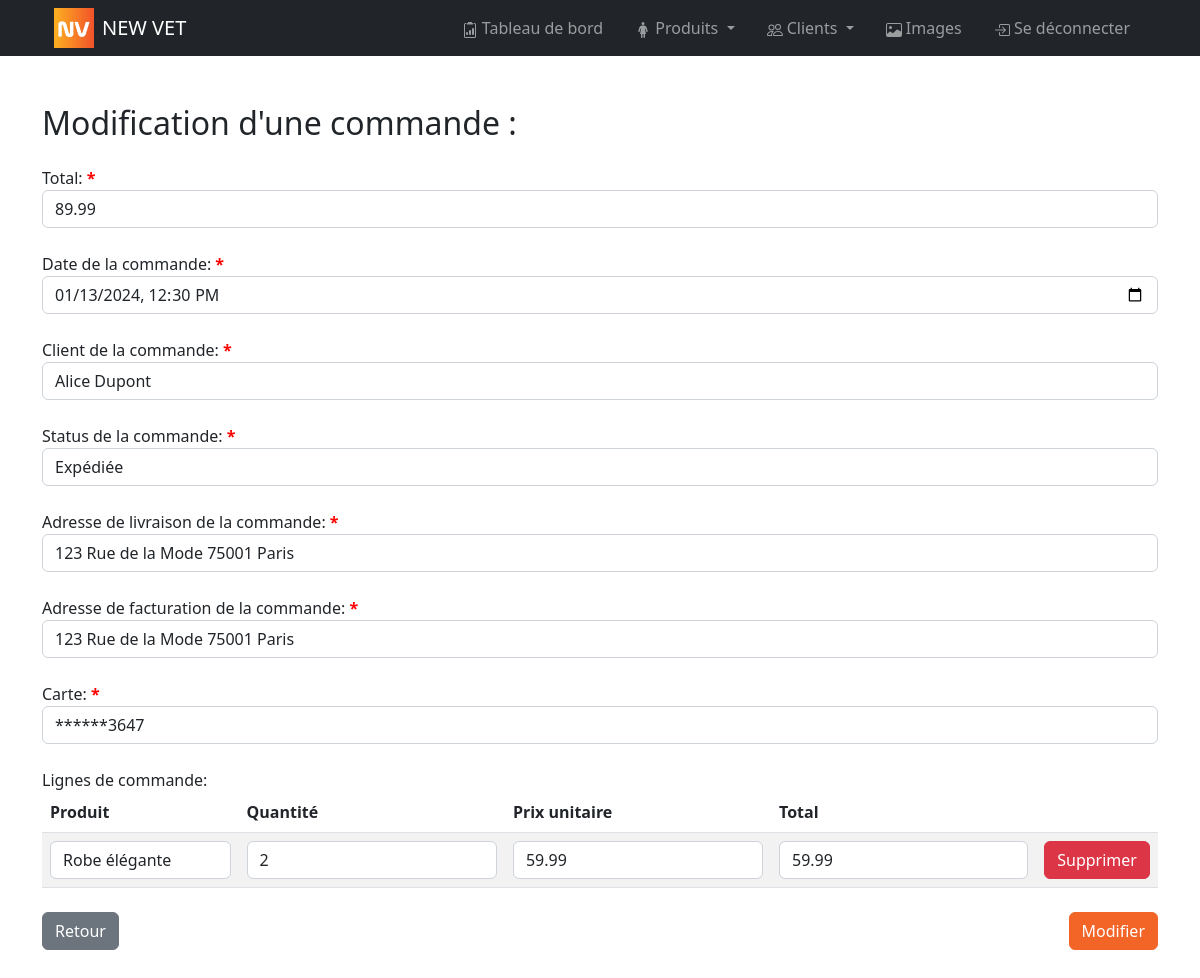
/bo/pages/orders/modify_order.php?id=1 (signed in), run on the app's committed database.
### tables this page shows
CREATE TABLE `order`(
        order_id INT AUTO_INCREMENT NOT NULL UNIQUE,
        customer_id INT NOT NULL,
        shipping_address_id INT NOT NULL,
        billing_address_id INT NOT NULL,
        card_id INT NOT NULL,
        status_id INT NOT NULL,
        order_date DATETIME NOT NULL,
        total_amount FLOAT NOT NULL DEFAULT 0,
        is_deleted BOOLEAN NOT NULL DEFAULT 0,
        created_at DATETIME NOT NULL DEFAULT NOW(),
        CONSTRAINT order_PK PRIMARY KEY (order_id),
        CONSTRAINT order_customer_FK FOREIGN KEY (customer_id) REFERENCES customer(customer_id) ON DELETE CASCADE,
        CONSTRAINT order_shipping_address_FK FOREIGN KEY (shipping_address_id) REFERENCES address(address_id),
        CONSTRAINT order_billing_address_FK FOREIGN KEY (billing_address_id) REFERENCES address(address_id),
        CONSTRAINT order_card_FK FOREIGN KEY (card_id) REFERENCES card(card_id),
        CONSTRAINT order_status_FK FOREIGN KEY (status_id) REFERENCES status(status_id)
);

CREATE TABLE customer(
        customer_id INT AUTO_INCREMENT NOT NULL UNIQUE,
        first_name VARCHAR (50) NOT NULL,
        last_name VARCHAR (50) NOT NULL,
        email VARCHAR (50) NOT NULL UNIQUE,
        connection_token VARCHAR (500),
        validate_email_token VARCHAR (500),
        reset_password_code INT (6),
        has_validated_email BOOLEAN NOT NULL DEFAULT 0,
        password VARCHAR (150) NOT NULL,
        last_login DATETIME,
        is_deleted BOOLEAN NOT NULL DEFAULT 0,
        created_at DATETIME NOT NULL DEFAULT NOW(),
        CONSTRAINT customer_PK PRIMARY KEY (customer_id)
);

CREATE TABLE status(
        status_id INT AUTO_INCREMENT NOT NULL UNIQUE,
        libelle VARCHAR (50) NOT NULL,
        color VARCHAR (7) NOT NULL UNIQUE DEFAULT '#000000',
        sort_order INT,
        is_deleted BOOLEAN NOT NULL DEFAULT 0,
        created_at DATETIME NOT NULL DEFAULT NOW(),
        CONSTRAINT status_PK PRIMARY KEY (status_id)
);

CREATE TABLE address(
        address_id INT AUTO_INCREMENT NOT NULL UNIQUE,
        customer_id INT NOT NULL,
        first_name VARCHAR (50) NOT NULL,
        last_name VARCHAR (50) NOT NULL,
        address1 VARCHAR (150) NOT NULL,
        address2 VARCHAR (150),
        city VARCHAR (50) NOT NULL,
        region VARCHAR (50),
        postal_code VARCHAR (6) NOT NULL,
        country_id INT NOT NULL,
        tel VARCHAR (20),
        is_deleted BOOLEAN NOT NULL DEFAULT 0,
        created_at DATETIME NOT NULL DEFAULT NOW(),
        CONSTRAINT address_PK PRIMARY KEY (address_id),
        CONSTRAINT address_country_FK FOREIGN KEY (country_id) REFERENCES country(country_id),
        CONSTRAINT address_customer_FK FOREIGN KEY (customer_id) REFERENCES customer(customer_id) ON DELETE CASCADE
);

CREATE TABLE card(
        card_id INT AUTO_INCREMENT NOT NULL UNIQUE,
        customer_id INT NOT NULL,
        first_name VARCHAR (50) NOT NULL,
        last_name VARCHAR (50) NOT NULL,
        number INT (16) NOT NULL,
        expiration_date VARCHAR (10) NOT NULL,
        cvv INT (3) NOT NULL,
        is_deleted BOOLEAN NOT NULL DEFAULT 0,
        created_at DATETIME NOT NULL DEFAULT NOW(),
        CONSTRAINT card_PK PRIMARY KEY (card_id),
        CONSTRAINT card_customer_FK FOREIGN KEY (customer_id) REFERENCES customer(customer_id) ON DELETE CASCADE
);

CREATE TABLE order_line(
        order_line_id INT AUTO_INCREMENT NOT NULL UNIQUE,
        order_id INT NOT NULL,
        product_slug VARCHAR (50) NOT NULL,
        quantity INT NOT NULL,
        line_price FLOAT NOT NULL,
        is_deleted BOOLEAN NOT NULL DEFAULT 0,
        created_at DATETIME NOT NULL DEFAULT NOW(),
        CONSTRAINT order_line_PK PRIMARY KEY (order_line_id),
        CONSTRAINT order_line_order_FK FOREIGN KEY (order_id) REFERENCES `order`(order_id) ON DELETE CASCADE,
        CONSTRAINT order_line_product_FK FOREIGN KEY (product_slug) REFERENCES product(slug)
);

CREATE TABLE product(
        slug VARCHAR (50) NOT NULL UNIQUE,
        name VARCHAR (50) NOT NULL,
        description VARCHAR (1000),
        is_highlander BOOLEAN NOT NULL DEFAULT 0,
        sort_order INT,
        price FLOAT NOT NULL DEFAULT 0,
        stock_quantity INT NOT NULL DEFAULT 0,
        is_deleted BOOLEAN NOT NULL DEFAULT 0,
        created_at DATETIME NOT NULL DEFAULT NOW(),
        CONSTRAINT product_PK PRIMARY KEY (slug)
);

### bo/pages/orders/modify_order.php (the view, shortened to what the rows shown need)
<?php
include_once APP_PATH . "controllers/order.php";
include_once APP_PATH . "controllers/card.php";
include_once APP_PATH . "controllers/status.php";
include_once APP_PATH . "controllers/customer.php";
include_once APP_PATH . "controllers/address.php";
include_once APP_PATH . "controllers/product.php";
include_once APP_PATH . 'helpers/mask_number.php';
$urlId = isset($_GET['id']) ? $_GET['id'] : '';
$order = getorder($urlId);
$order_lines = getOrderLines($urlId);
foreach ($order_lines as $key => $order_line) {
    $order_lines[$key]['product'] = getProduct($order_line['product_slug']);
}
$statuses = getStatuses();
$customers = getCustomers(null, array(array('order' => 'ASC', 'order_by' => 'first_name')), null, 999);
$products = getProducts(null, null, null, false, null, null, null, null, 999);
$addresses = getAddresses($order['customer_id']);
$card = getCard($order['card_id']);
?>
<!DOCTYPE html>
<html lang="fr">
<head>
    <link href="<?= APP_URL ?>bo/style/bootstrap.css" rel="stylesheet">
    <link href="<?= APP_URL ?>bo/style/main.css" rel="stylesheet">
</head>
<body>
    <div class="container mt-5">
        <h2 class="mb-4">Modification d'une commande :</h2>
        <form action="<?= $_SERVER['PHP_SELF']; ?>" method="post" class="mb-5">
            <div class="form-group my-4">
                <label class="required" for="total_amount">Total:</label>
                <input class="form-control" type="number" id="total_amount" name="total_amount" value="<?= $order['total_amount'] ?>" required readonly>
            </div>
            <div class="form-group my-4">
                <label class="required" for="order_date">Date de la commande:</label>
                <input class="form-control" type="datetime-local" id="order_date" name="order_date" value="<?= $order['order_date'] ?>" required>
            </div>
            <div class="form-group my-4">
                <label class="required" for="customer_id">Client de la commande:</label>
                <select name="customer_id" id="customer_id" class="form-control" required readonly>
                    <?php foreach ($customers as $customer) : ?>
                        <option value="<?= $customer['customer_id'] ?>" <?php if ($customer['customer_id'] == $order['customer_id']) : ?> selected <?php endif; ?>><?= $customer['first_name'] . " " . $customer['last_name'] ?></option>
                    <?php endforeach; ?>
                </select>
            </div>
            <div class="form-group my-4">
                <label class="required" for="status_id">Status de la commande:</label>
                <select name="status_id" id="status_id" class="form-control" required>
                    <?php foreach ($statuses as $status) : ?>
                        <option value="<?= $status['status_id'] ?>" <?php if ($status['status_id'] == $order['status_id']) : ?> selected <?php endif; ?>><?= $status['libelle'] ?></option>
                    <?php endforeach; ?>
                </select>
            </div>
            <div class="flex-row">
                <div class="form-group my-4">
                    <label class="required" for="shipping_address_id">Adresse de livraison de la commande:</label>
                    <select name="shipping_address_id" id="shipping_address_id" class="form-control" required>
                        <?php foreach ($addresses as $address) : ?>
                            <option value="<?= $address['address_id'] ?>" <?php if ($address['address_id'] == $order['shipping_address_id']) : ?> selected <?php endif; ?>>
                                <?= $address['address1'] . " " . $address['address2'] . " " . $address['postal_code'] . " " . $address['city'] . " " . $address['region'] ?>
                            </option>
                        <?php endforeach; ?>
                    </select>
                </div>
                <div class="form-group my-4">
                    <label class="required" for="billing_address_id">Adresse de facturation de la commande:</label>
                    <select name="billing_address_id" id="billing_address_id" class="form-control" required>
                        <?php foreach ($addresses as $address) : ?>
                            <option value="<?= $address['address_id'] ?>" <?php if ($address['address_id'] == $order['billing_address_id']) : ?> selected <?php endif; ?>>
                                <?= $address['address1'] . " " . $address['address2'] . " " . $address['postal_code'] . " " . $address['city'] . " " . $address['region'] ?>
                            </option>
                        <?php endforeach; ?>
                    </select>
                </div>
            </div>
            <div class="form-group my-4">
                <label class="required" for="card_number">Carte:</label>
                <input class="form-control" type="text" id="card_number" name="card_number" value="<?= mask_number($card['number']) ?>" required readonly>
            </div>
            <div class="form-group my-4">
                <table class="table table-striped">
                    <thead>
                        <tr>
                            <th>Produit</th>
                            <th>Quantité</th>
                            <th>Prix unitaire</th>
                            <th>Total</th>
                            <th>&nbsp;</th>
                        </tr>
                    </thead>
                    <tbody>
                        <?php foreach ($order_lines as $order_line) : ?>
                            <tr>
                                <td>
                                    <select id="product.product_slug.<?= $order_line['order_line_id'] ?>" name="orders_line[<?= $order_line['order_line_id'] ?>][product][product_slug]" class="form-control" required>
                                        <?php foreach ($products as $product) : ?>
                                            <option value="<?= $product['slug'] ?>" <?php if ($product['slug'] == $order_line['product_slug']) : ?> selected <?php endif; ?>>
                                                <?= $product['name']  ?>
                                            </option>
                                        <?php endforeach; ?>
                                    </select>
                                </td>
                                <td>
                                    <input class="form-control" type="number" id="quantity.<?= $order_line['order_line_id'] ?>" name="orders_line[<?= $order_line['order_line_id'] ?>][quantity]" value="<?= $order_line['quantity'] ?>" required min="1">
                                </td>
                                <td>
                                    <input class="form-control" type="number" id="product.price.<?= $order_line['order_line_id'] ?>" name="orders_line[<?= $order_line['order_line_id'] ?>][product][price]" value="<?= $order_line['product']['price'] ?>" required readonly>
                                </td>
                                <td>
                                    <input class="form-control" type="number" id="line_price.<?= $order_line['order_line_id'] ?>" name="orders_line[<?= $order_line['order_line_id'] ?>][line_price]" value="<?= $order_line['line_price'] ?>" required readonly>
                                </td>
                                <td>
                                    <a href="<?= $_SERVER['PHP_SELF']; ?>?id=<?= $urlId ?>&line_to_delete=<?= $order_line['order_line_id'] ?>" class="btn btn-danger">Supprimer</a>
                                </td>
                            </tr>
                        <?php endforeach; ?>
                    </tbody>
                </table>
            </div>
        </form>
    </div>
</body>
</html>

### data on the page
order: total_amount "89.99", order_date "01/13/2024 12:30", customer_id "Alice Dupont", status_id "Expédiée", shipping_address_id "123 Rue de la Mode 75001 Paris", billing_address_id "123 Rue de la Mode 75001 Paris"
card: card_number "******3647"
order_line: product_slug+order_line_id "Robe élégante", quantity "2", product_slug.price "59.99", line_price "59.99"

### other printed values
APP_NAME "NEW VET"
